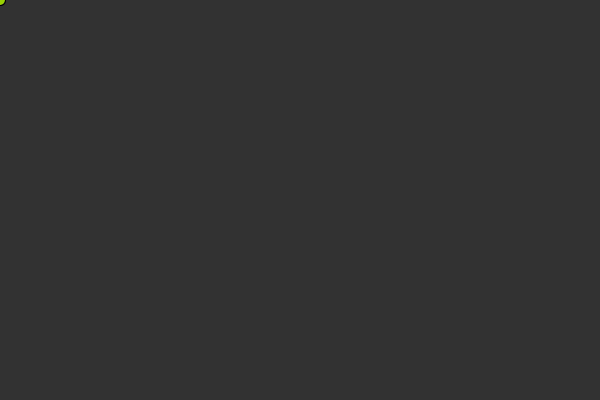
Frame 1 (no input)
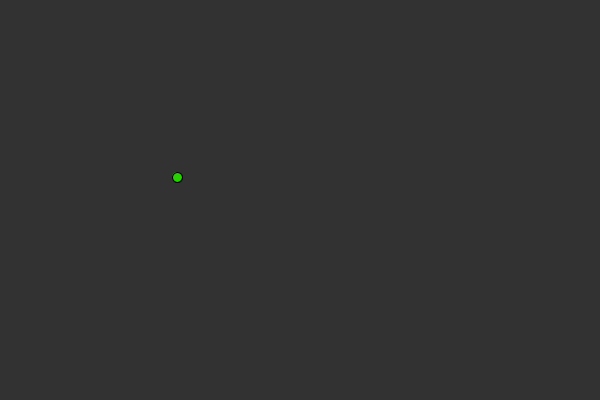
Frame 60 (the mouse pressed at the canvas centre just before this capture)
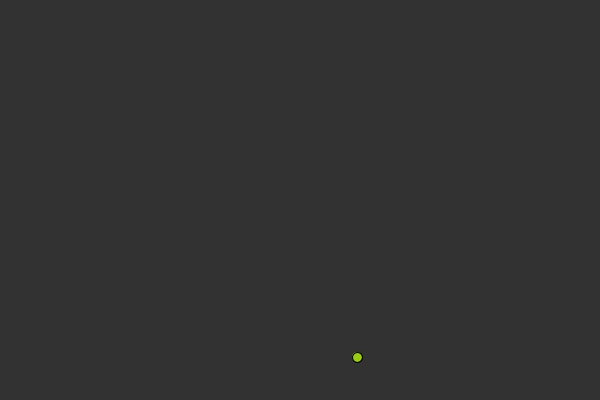
Frame 120 (the mouse held since frame 60 and released just before this capture)

The Processing sketch that drew these frames (run headless with seeded random() and noise(); from frame 60 on, the mouse is pressed at the canvas centre):

// Processing sketch: processing_161358
// ── processing_161358.pde

int x = 0;
int y = 0;
int my = 3;
int mx = 3;
void setup() {
  size(600, 400);
}

void draw() {
  background(50);
  fill(random(255),223,0,234);  
  ellipse(x, y, 10, 10);
  x+=mx;
  y+=my;
  if (y > height|| y < 0) {
    my *= -1;
  }
  if (x > width) {
    mx *= -1;
  } else if (x < 0) {
    mx *= -1;
  }
}
